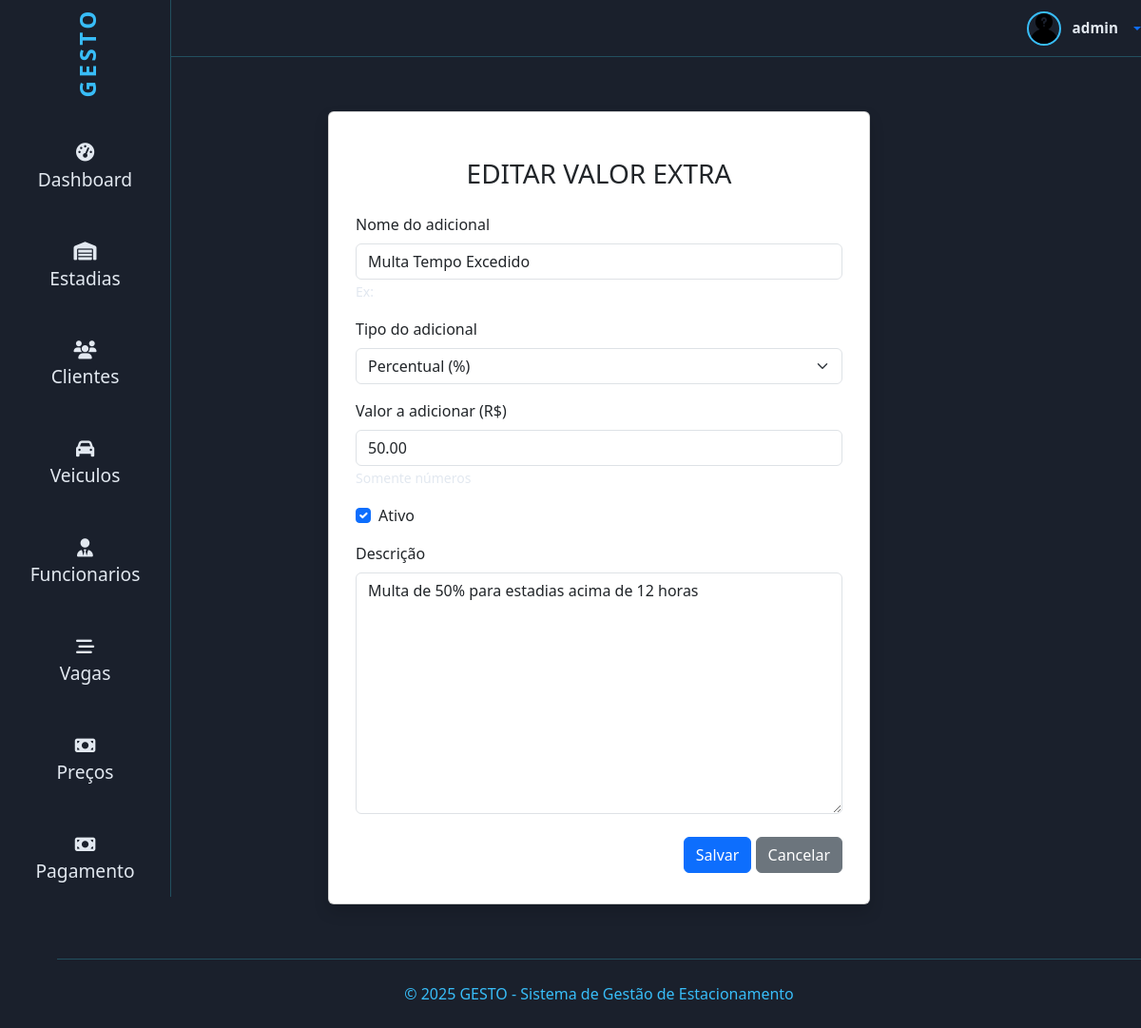
/valores/extras/editar/1/ (signed in), run on the app's committed database.
### valores/models.py (models this page shows, shortened)
class Extra(models.Model):
    EXTRA_CHOICES = (
        ('PERCENTUAL', 'Percentual (%)'),
        ('FIXO', 'Valor Fixo (R$)'),
    )
    nome = models.CharField('Nome do adicional', max_length=100, help_text='Ex: ')
    tipo = models.CharField('Tipo do adicional', max_length=20, choices=EXTRA_CHOICES, default='PERCENTUAL')
    valor = models.DecimalField('Valor a adicionar (R$)', max_digits=8, decimal_places=2, help_text='Somente números')
    descricao = models.TextField('Descrição', max_length=300, blank=True, null=True)
    status = models.BooleanField('Ativo', default=True, help_text='Marque para ativar este valor extra')
    class Meta:
        verbose_name = 'Valor Extra'
        verbose_name_plural = 'Valores Extras'

### valores/views.py (the view)
# urls.py: path('extras/editar/<int:pk>/', ExtraUpdateView.as_view(), name='extra_editar'),
class ExtraUpdateView(PermissionRequiredMixin, SuccessMessageMixin, UpdateView):
    permission_required = "valores.update_extra"
    permission_denied_message = "Atualizar valor extra"
    model = Extra
    form_class = ExtraForm
    template_name = "extras/extra_form.html"
    success_url = reverse_lazy('extras')
    success_message = "Valor extra atualizado com sucesso."

### valores/forms.py
class ExtraForm(forms.ModelForm):
    class Meta:
        model = Extra
        fields = ['nome', 'tipo', 'valor', 'status', 'descricao']
        error_messages = {
            'nome': {'required': 'O nome do adicional é obrigatório.',},
            'tipo': {'required': 'É obrigatório selecionar o tipo de adicional.',},
            'valor': {'required': 'O valor do adicional é obrigatório.',},
            'descricao': {'required': 'A descrição do valor extra é obrigatória.',},
        }

### valores/templates/extras/extra_form.html (shortened to what this page needs)
{% extends 'principal.html' %}
{% load django_bootstrap5 %}
{% block content %}
<div id="dados">
    <div class="card shadow m-3 col-md-6 mx-auto">
        <div class="card-body">
            <div class="container py-3">
                <h3 class="mt-3 mb-4 text-center">
                    {% if object.pk %}
                        EDITAR VALOR EXTRA
                    {% else %}
                        ADICIONAR VALOR EXTRA
                    {% endif %}
                </h3>
                <form method="post">
                    {% bootstrap_form form %}
                    <div class="mt-4 text-end">
                        <button type="submit" class="btn btn-primary">Salvar</button>
                        <a href="{% url 'extras' %}" class="btn btn-secondary">Cancelar</a>
                    </div>
                </form>
            </div>
        </div>
    </div>
</div>
{% endblock %}

### home/templates/principal.html (shortened to what this page needs)
<!doctype html>
{% load static %}
{% load django_bootstrap5 %}
<html lang="pt-br">
<head>
    {% block head %}
    {% include "head.html" %}
    {% endblock %}
</head>
<body>
<header id="header-top" role="banner" aria-label="Cabeçalho superior">
    <div class="dropdown">
        <a href="#" class="user-profile text-decoration-none dropdown-toggle" data-bs-toggle="dropdown"
           aria-expanded="false">
            {% if user.is_authenticated %}
                {% if user.funcionario.foto %}
                    <img src="{{ user.funcionario.foto.url }}" alt="Avatar do utilizador"/>
                {% else %}
                    <img src="{% static 'img/desconhecido.png' %}" alt="Avatar do utilizador"/>
                {% endif %}
                <span>{{ user.username }}</span>
            {% else %}
                <i class="fas fa-sign-in-alt me-2"></i>
                <span>Acesso</span>
            {% endif %}
        </a>
    </div>
</header>
{% if request.user.is_authenticated %}
    <nav id="sidebar" aria-label="Menu principal">
        <div class="logo" aria-label="Logo GESTO">
            <a href="{% url 'index' %}"
               class="nav-link {% if request.resolver_match.url_name == 'index' %}active{% endif %}">GESTO</a>
        </div>
        <div data-bs-spy="scroll"  data-bs-offset="0" data-bs-smooth-scroll="true" class="scrollspy" tabindex="0">
      <ul class="nav flex-column" role="menu" aria-label="Navegação principal">
            <li class="nav-item" role="none">
                <a href="{% url 'index' %}"
                   class="nav-link {% if request.resolver_match.url_name == 'index' %}active{% endif %}">
                    <i class="fa-solid fa-gauge-high" aria-hidden="true"></i>
                    <p>Dashboard</p>
                </a>
            </li>
            <li class="nav-item" role="none">
                <a href="{% url 'estadias' %}"
                   class="nav-link {% if request.resolver_match.url_name == 'estadias' %}active{% endif %}">
                    <i class="fa-solid fa-warehouse" aria-hidden="true"></i>
                    <p>Estadias</p>
                </a>
            </li>
            <li class="nav-item" role="none">
                <a href="{% url 'clientes' %}"
                   class="nav-link {% if request.resolver_match.url_name == 'clientes' %}active{% endif %}">
                    <i class="fas fa-users"></i>
                    <p>Clientes</p>
                </a>
            </li>
            <li class="nav-item" role="none">
                <a href="{% url 'veiculos' %}"
                   class="nav-link {% if request.resolver_match.url_name == 'veiculos' %}active{% endif %}">
                    <i class="fas fa-car" aria-hidden="true"></i>
                    <p>Veiculos</p>
                </a>
            </li>
           <li class="nav-item" role="none">
                <a href="{% url 'funcionarios' %}"
                   class="nav-link {% if request.resolver_match.url_name == 'funcionarios' %}active{% endif %}">
                    <i class="fas fa-user-tie" aria-hidden="true"></i>
                    <p>Funcionarios</p>
                </a>
            </li>
            <li class="nav-item" role="none">
                <a href="{% url 'vagas' %}"
                   class="nav-link {% if request.resolver_match.url_name == 'vagas' %}active{% endif %}">
                    <i class="fas fa-stream" aria-hidden="true"></i>
                    <p>Vagas</p>
                </a>
            </li>
            <li class="nav-item" role="none">
                <a href="{% url 'valores' %}"
                   class="nav-link {% if request.resolver_match.url_name == 'valores' %}active{% endif %}">
                    <i class="fa-solid fa-money-bill" aria-hidden="true"></i>
                    <p>Preços</p>
                </a>
            </li>
            <li class="nav-item" role="none">
                <a href="{% url 'pagamentos:pagamentos' %}"
                    class="nav-link {% if request.resolver_match.url_name == 'pagamentos' %}active{% endif %}">
                    <i class="fa-solid fa-money-bill" aria-hidden="true"></i>
                    <p>Pagamento</p>
                </a>
            </li>
        </ul>
    </div>
    </nav>
{% endif %}
{% block content %}{% endblock %}
{% block footer %}
{% include "footer.html" %}
{% endblock %}
</body>
</html>

### home/templates/head.html (style rules this page uses)
:root { --bg-primary: #1a202c; --bg-card: #2d3748; --text-primary: #e2e8f0; --highlight: #38bdf8; --border-subtle: rgba(56, 223, 248, 0.25); --table-row-alt: #374151; }
.scrollspy { position: relative; height: 100vh; margin-top: .5rem; overflow: auto; -ms-overflow-style: none; scrollbar-width: none; }
body { background-color: var(--bg-primary); color: var(--text-primary); font-family: "Segoe UI", Tahoma, Geneva, Verdana, sans-serif; min-height: 100vh; overflow-x: hidden; margin-left: 5%; }
#dados { margin-top: 5%; margin-bottom: 5%; }
#sidebar { background-color: var(--bg-primary); min-height: 100vh; width: 5%; position: fixed; top: 0; left: 0; padding-top: 0.5rem; display: flex; flex-direction: column; align-items: center; border-right: 1px solid var(--border-subtle); z-index: 1030; transition: 0.7s ease-out; margin-bottom: 10%; }
#sidebar p { visibility: hidden }
#sidebar .logo { font-weight: 700; font-size: 1.5rem; color: var(--highlight); margin-bottom: 2rem; user-select: none; writing-mode: vertical-rl; transform: rotate(180deg); letter-spacing: 0.15em; text-align: center; width: 32px; }
#sidebar ul.nav { list-style: none; padding: 0; margin: 0; width: 100%; margin-bottom: 10%; padding-bottom: 30%; }
#sidebar ul.nav li { width: 100%; margin-bottom: 1.5rem; text-align: center; }
#sidebar ul.nav li a { color: var(--text-primary); font-size: 1.2rem; display: block; width: 100%; padding: 0.2rem 0; transition: color 0.3s; position: relative; }
#header-top { height: 60px; border-bottom: 1px solid var(--border-subtle); display: flex; align-items: center; justify-content: flex-end; gap: 1.5rem; margin-bottom: 2rem; color: var(--text-primary); }
#header-top .user-profile { display: flex; align-items: center; gap: 0.75rem; cursor: pointer; user-select: none; }
#header-top .user-profile img { width: 36px; height: 36px; border-radius: 50%; border: 2px solid var(--highlight); object-fit: cover; }
#header-top .user-profile span { font-weight: 600; font-size: 0.95rem; color: var(--text-primary); white-space: nowrap; }
.text-muted { color: var(--text-primary) !important; }

### data on the page
Extra: nome "Multa Tempo Excedido", tipo "Percentual (%)", valor "50.00", status "☑", descricao "Multa de 50% para estadias acima de 12 horas"

### other printed values
{{ user.username }} "admin"
